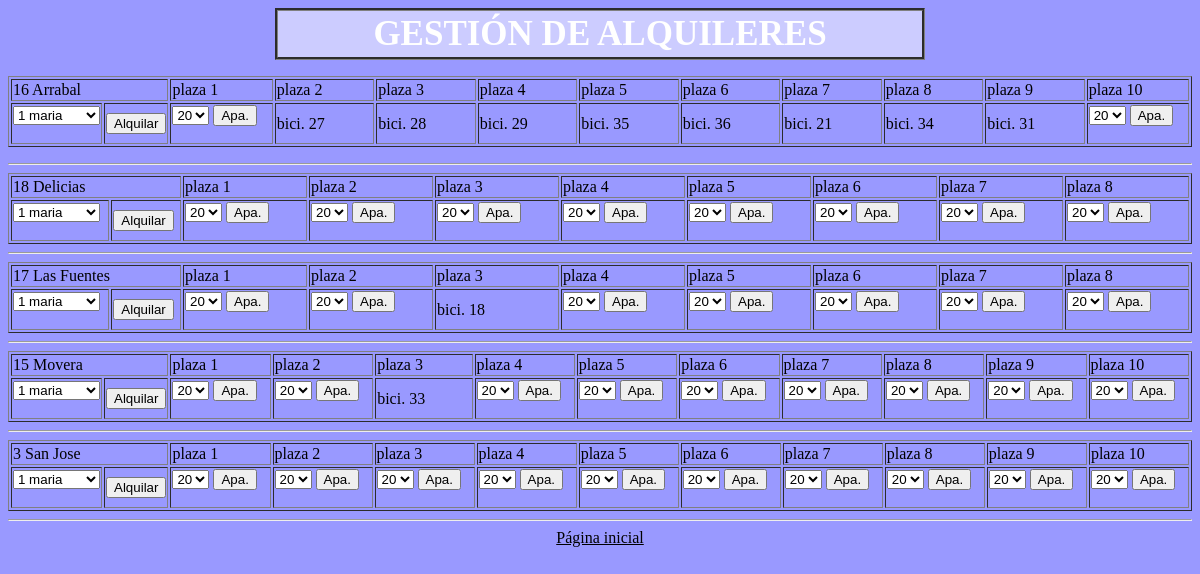
The app's page /ges_alq.php with its own data.
### tables this page shows
CREATE TABLE IF NOT EXISTS `pos` (
  `cod_pos` int(4) NOT NULL auto_increment COMMENT 'El código de cada poste para aparcar bicicletas',
  `dir_pos` varchar(50) NOT NULL default '' COMMENT 'Dir(ección) donde se encuentra el poste.',
  `num_par` int(11) default '1' COMMENT 'Num(ero) de par(king) del poste.',
  `l_act` char(1) default NULL COMMENT 'Si el poste esta activo S o no N.',
  KEY `pk_pos` (`cod_pos`)
);

CREATE TABLE IF NOT EXISTS `bic` (
  `cod_bic` int(4) NOT NULL auto_increment COMMENT 'El código de cada bicicleta',
  `cod_pos` int(4) default NULL COMMENT 'El código del poste donde esta aparcada la bicicleta',
  `cod_par` int(4) default NULL COMMENT 'El código del parking del poste donde esta aparcada la bicicleta',
  `l_act` varchar(25) NOT NULL default '' COMMENT 'Si la bicicleta esta activa o no',
  KEY `pk_bic` (`cod_bic`),
  KEY `fk_bic_par` (`cod_pos`,`cod_par`),
  CONSTRAINT `fk_bic_par` FOREIGN KEY (`cod_pos`) REFERENCES `pos` (`cod_pos`)
);

### dat_bic.php (called while the page is built, shortened)
<?php
function var_que($pan) {
    if ($pan=="usu") {$tit_plu="USUARIOS";$tit_sin="USUARIO";}
    elseif ($pan=="bic") {$tit_plu="BICICLETAS";$tit_sin="BICICLETA";}
    elseif ($pan=="pos") {$tit_plu="POSTES";$tit_sin="POSTE";}
    elseif ($pan=="alq") {$tit_plu="ALQUILERES";$tit_sin="ALQUILER";}
}
?>

### ges_alq.php (the view, shortened to what this page needs)
<?php
require ("dat_bic.php");
?>
<html>
    <LINK HREF="tubici.css" REL="stylesheet" TYPE="text/css">
    <head>
    </head>
    <body>
        <table id="titulo">
            <tbody><tr>
                    <th>
                        GESTIÓN DE <?php echo($tit_plu)?>
                    </th>
                </tr>
            </tbody>
        </table><center><p>
                <?php
                $id_con=con();
                if (!isset($_REQUEST["ope"]))$ope="";
                else {$ope=$_REQUEST["ope"];}
                if (!isset($_REQUEST["cod_usu"]))$cod_usu="";
                else {$cod_usu=$_REQUEST["cod_usu"];}
                $con="select cod_pos, concat(cod_pos,' ',dir_pos),num_par,l_act from pos order by dir_pos";
                $dat_pos =@mysql_query($con,$id_con) or die("<H3>No se ha podido realizar la consulta
                  <P> $con -- MySQL.</H3>");
                while($fil_pos = mysql_fetch_row($dat_pos)) {
                    echo("<table width='100%' border='1'>
                            <tr>
                                <td width='120' colspan='2'>"
                        .$fil_pos[1].
                        "</td>");
                    for($i=1;$i<=$fil_pos[2];$i++) {
                        echo("<td width='120' colspan='1'>plaza ".$i."</td>");
                    }
                    echo("</tr>");
                    echo("<tr><td>
                    <form action=".$_SERVER['PHP_SELF']."?ope=alq_bic method=\"POST\" name=\"form1\">
                        <select name='cod_usu'>");
                    $con_usu="select cod_usu, concat(cod_usu,' ',nom_usu) from usu where l_act = 'S' and cod_bic is null ";
                    $dat_usu =@mysql_query($con_usu,$id_con) or die("<H3>No se ha podido realizar la consulta
                        <P> $con_usu -- MySQL.</H3>");
                    while($fil_usu = mysql_fetch_row($dat_usu)) {
                        echo("<option value=".$fil_usu[0].">".$fil_usu[1]."</option> ");
                    }
                    echo("<input type=hidden name=cod_pos value=".$fil_pos[0].">
                        </td>
                        <td>
                                <input type='SUBMIT' value='Alquilar' name='bot_alq'>
                        </td>
                    </form>");
                    for($i=1;$i<=$fil_pos[2];$i++) {
                        $con="select cod_bic from bic where cod_pos ='".$fil_pos[0]."'and cod_par='".$i."'";
                        $dat_par =@mysql_query($con,$id_con) or die("<H3>No se ha podido realizar la consulta
                        <P> $con -- MySQL.</H3>");
                        if (mysql_num_rows($dat_par)>0) {
                            $fil_par=mysql_fetch_row($dat_par);
                            if ($ope=="alq_bic" and $pos_asi==$fil_pos[0] and $par_asi==$i) {
                                echo("<td>
                                        <form action=".$_SERVER['PHP_SELF']."?ope=ace_bic method=\"POST\" name=\"form2\">
                                    <input type='SUBMIT' value='Alq.    Bic ".$fil_par[0]."' name='bot_ace'>
                                    <input type=hidden name=cod_par value=".$i.">
                                    <input type=hidden name=cod_bic value=".$fil_par[0].">
                                    <input type=hidden name=cod_usu value=".$cod_usu.">
                                    <input type=hidden name=cod_pos value=".$fil_pos[0]."></td></form>");
                            }else {echo("<td>bici. ".$fil_par[0]."</td>");}
                        }else {echo(
                            "<td>
                                <form action=".$_SERVER['PHP_SELF']."?ope=apa_bic method=\"POST\" name=\"form3\">
                                    <select name='cod_bic'>");
                            $con_bic="select cod_bic from usu where cod_bic is not null";
                            $dat_bic =@mysql_query($con_bic,$id_con) or die("<H3>No se ha podido realizar la consulta
                                     <P> $con_bic -- MySQL.</H3>");
                            while($fil_bic = mysql_fetch_row($dat_bic)) {
                                echo("<option value=".$fil_bic[0].">".$fil_bic[0]."</option> ");
                            }
                            echo("<input type=hidden name='cod_par' value=".$i.">
                                    <input type=hidden name=cod_pos value=".$fil_pos[0].">
                                    <input type='SUBMIT' value='Apa.' name='bot_apa'>
                                </form>
                            </td>");}
                    }
                    echo("</table><hr>");
                }
                ?>
                <a href="index.php"> Página inicial</a>
        </center>
    </body>
</html>

### tubici.css (style rules this page uses)
a:link { color:#000000; }
#titulo { font-family: 'Times New Roman',Times,serif; background-color: #ccccff; border-style:groove; text-align: center; width: 650px; margin:auto; color: #ffffff; font-size: 35px; }
body { background-color: #9999ff; }

### records on screen
pos: fil_pos "16 Arrabal"
bic: cod_bic "27"
bic: cod_bic "28"
bic: cod_bic "29"
bic: cod_bic "35"
bic: cod_bic "36"
bic: cod_bic "21"
bic: cod_bic "34"
bic: cod_bic "31"
pos: fil_pos "18 Delicias"
pos: fil_pos "17 Las Fuentes"
bic: cod_bic "18"
pos: fil_pos "15 Movera"
bic: cod_bic "33"
pos: fil_pos "3 San Jose"

### other values on screen
$tit_plu "ALQUILERES"
form field cod_usu "1 maria"
form field cod_bic "20"
